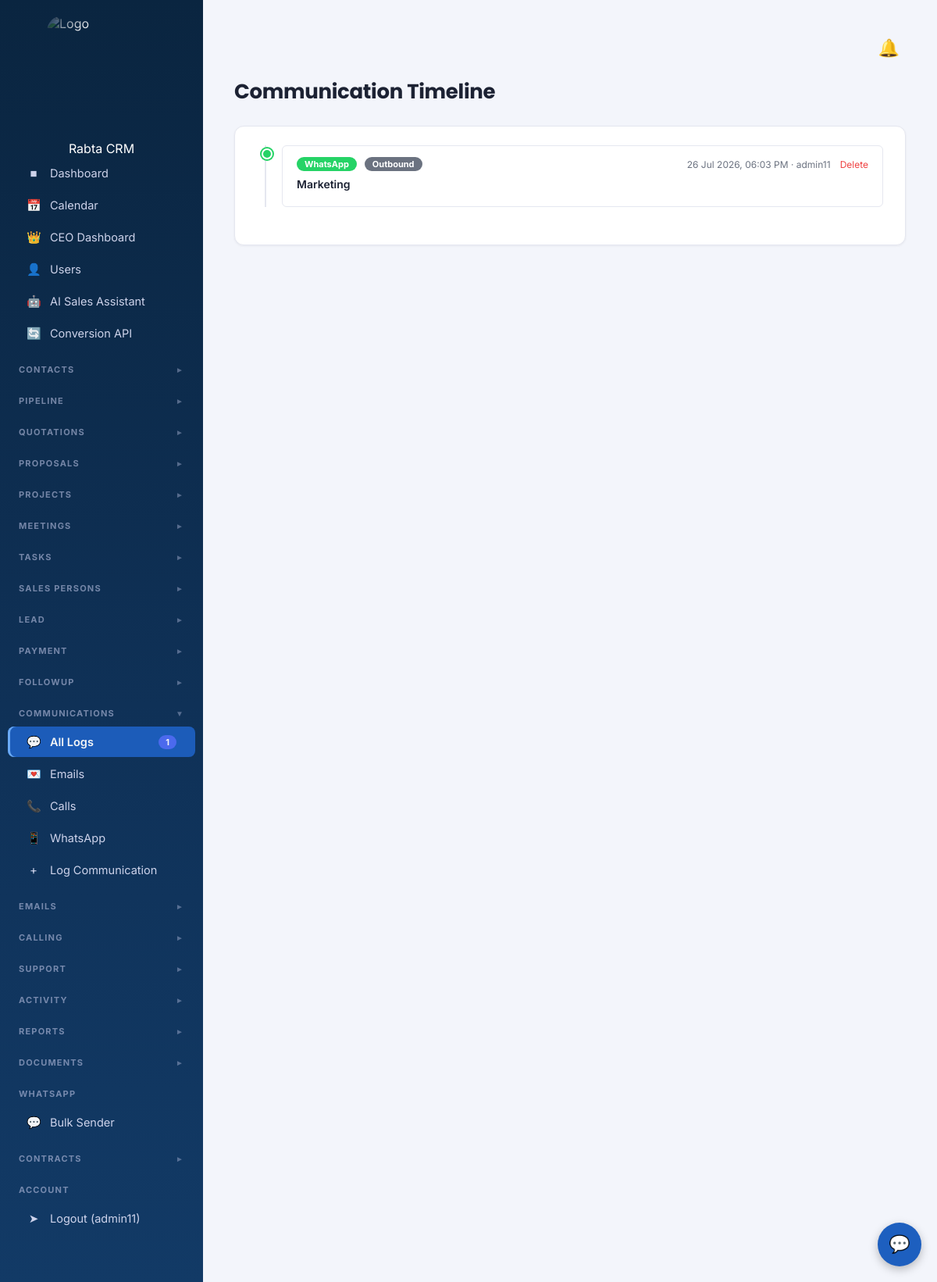
Page /communications/timeline/ (signed in) on the committed database.
### leads/models.py (models this page shows, shortened)
class CommunicationLog(models.Model):
    comm_type = models.CharField(max_length=20, choices=COMMUNICATION_TYPE_CHOICES, default='note')
    direction = models.CharField(max_length=10, choices=COMMUNICATION_DIRECTION_CHOICES, default='outbound')
    subject = models.CharField(max_length=255, blank=True, null=True)
    body = models.TextField()
    created_by = models.ForeignKey(
        User, on_delete=models.SET_NULL,
        null=True, blank=True, related_name='communications'
    )
    lead = models.ForeignKey(
        Lead, on_delete=models.SET_NULL,
        null=True, blank=True, related_name='communications'
    )
    opportunity = models.ForeignKey(
        Opportunity, on_delete=models.SET_NULL,
        null=True, blank=True, related_name='communications'
    )
    contact = models.ForeignKey(
        Contact, on_delete=models.SET_NULL,
        null=True, blank=True, related_name='communications'
    )
    company = models.ForeignKey(
        Company, on_delete=models.SET_NULL,
        null=True, blank=True, related_name='communications'
    )
    project = models.ForeignKey(
        Project, on_delete=models.SET_NULL,
        null=True, blank=True, related_name='communications'
    )
    created_at = models.DateTimeField(auto_now_add=True)
    class Meta:
        ordering = ['-created_at']

### leads/views.py (the view)
# urls.py: path('communications/timeline/', views.communication_timeline, name='communication_timeline'),
@login_required
def communication_timeline(request):
    logs = CommunicationLog.objects.select_related(
        'created_by', 'lead', 'contact', 'company'
    ).all()
    lead_id = request.GET.get('lead')
    contact_id = request.GET.get('contact')
    company_id = request.GET.get('company')
    opp_id = request.GET.get('opportunity')
    project_id = request.GET.get('project')
    if lead_id:
        logs = logs.filter(lead_id=lead_id)
    if contact_id:
        logs = logs.filter(contact_id=contact_id)
    if company_id:
        logs = logs.filter(company_id=company_id)
    if opp_id:
        logs = logs.filter(opportunity_id=opp_id)
    if project_id:
        logs = logs.filter(project_id=project_id)
    context = {
        'logs': logs,
        'active': 'communications',
        'title': 'Communication Timeline',
        'comm_types': COMMUNICATION_TYPE_CHOICES,
    }
    return render(request, 'leads/communication_timeline.html', context)

### leads/templates/leads/communication_timeline.html (shortened to what this page needs)
{% extends 'leads/base.html' %}
{% block content %}
<h1 class="page-title">{{ title }}</h1>
<div class="card">
    {% if logs %}
    <div class="timeline">
        {% for log in logs %}
        <div class="timeline-item">
            <div class="timeline-dot {{ log.comm_type }}"></div>
            <div class="timeline-card">
                <div class="timeline-card-header">
                    <div style="display:flex; align-items:center; gap:10px;">
                        <span class="comm-type-badge comm-type-{{ log.comm_type }}">
                            {{ log.get_comm_type_display }}
                        </span>
                        <span class="comm-type-badge" style="background:var(--text-muted);">
                            {{ log.get_direction_display }}
                        </span>
                    </div>
                    <div style="display:flex; align-items:center; gap:12px;">
                        <span class="timeline-card-meta">
                            {{ log.created_at|date:"d M Y, h:i A" }}
                            {% if log.created_by %}· {{ log.created_by.username }}{% endif %}
                        </span>
                        <a href="{% url 'communication_delete' log.pk %}"
                           onclick="return confirm('Delete?')"
                           style="font-size:12px; color:var(--red);">Delete</a>
                    </div>
                </div>
                {% if log.subject %}
                <div class="timeline-card-subject">{{ log.subject }}</div>
                {% endif %}
            </div>
        </div>
        {% endfor %}
    </div>
    {% else %}
    <div class="empty-state">No communication history yet.</div>
    {% endif %}
</div>
{% endblock %}

### leads/templates/leads/base.html (shortened to what this page needs)
{% load custom_filters %}
{% load static %}
<!DOCTYPE html>
<html lang="en">
<head>
<link rel="stylesheet" href="{% static 'css/style.css' %}">
</head>
<body>
<div class="app" id="appRoot">
    <aside class="sidebar">
        <div class="brand" style="display:flex; justify-content:center; padding: 20px 0;">
            <div style="
                width: 140px;
                height: 140px;
                border-radius: 20px;
                overflow: hidden;
                -webkit-mask-image: radial-gradient(circle, rgba(0,0,0,1) 55%, rgba(0,0,0,0) 100%);
                mask-image: radial-gradient(circle, rgba(0,0,0,1) 55%, rgba(0,0,0,0) 100%);
            ">
                <img src="{% static 'images/logo1.png' %}"
                    alt="Logo"
                    style="width:100% !important; height:100% !important; object-fit:cover !important; display:block !important;">
            </div>
        </div>
         <div class="brand" style="text-align: center;">Rabta CRM</div>
        <nav>
            <a href="{% url 'dashboard' %}" class="{% if active == 'dashboard' %}active{% endif %}">
                <span class="left"><span class="icon">&#9632;</span> Dashboard</span>
            </a>
            <a href="{% url 'calendar_view' %}" class="{% if active == 'calendar' %}active{% endif %}">
                <span class="left"><span class="icon">&#128197;</span> Calendar</span>
            </a>
            {% if '*' in allowed_sections or user.profile.role == 'ceo' %}
            {% if '*' in allowed_sections or 'ceo_dashboard' in allowed_sections %}
            <a href="{% url 'ceo_dashboard' %}" class="{% if active == 'ceo_dashboard' %}active{% endif %}">
                <span class="left"><span class="icon">👑</span> CEO Dashboard</span>
            </a>
            {% endif %}
            {% if user.is_superuser or user.profile.role == 'admin' %}
            <a href="{% url 'user_list' %}" class="{% if active == 'users' %}active{% endif %}">
                <span class="left"><span class="icon">&#128100;</span> Users</span>
            </a>
            {% endif %}
            {% endif %}
            {% if user.is_superuser or 'leads' in allowed_sections or '*' in allowed_sections %}
            <a href="{% url 'salesai:dashboard' %}" class="{% if active == 'salesai' %}active{% endif %}">
                <span class="left"><span class="icon">&#129302;</span> AI Sales Assistant</span>
            </a>
            {% endif %}
            {% if user.is_superuser or user.profile.role == 'admin' or user.profile.role == 'ceo' %}
            <a href="{% url 'capi:dashboard' %}" class="{% if active == 'capi' %}active{% endif %}">
                <span class="left"><span class="icon">&#128260;</span> Conversion API</span>
            </a>
            {% endif %}
        </nav>
{% if '*' in allowed_sections or 'contacts' in allowed_sections %}
        <div class="section-label dropdown-toggle" onclick="toggleSection('contacts')">
            CONTACTS
            <span class="arrow" id="arrow-contacts">&#9658;</span>
        </div>
{% endif %}
{% if '*' in allowed_sections or 'pipeline' in allowed_sections %}
        <div class="section-label dropdown-toggle" onclick="toggleSection('pipeline')">
            PIPELINE
            <span class="arrow" id="arrow-pipeline">&#9660;</span>
        </div>
{% endif %}
{% if '*' in allowed_sections or 'quotations' in allowed_sections %}
        <div class="section-label dropdown-toggle" onclick="toggleSection('quotations')">
            QUOTATIONS
            <span class="arrow" id="arrow-quotations">&#9660;</span>
        </div>
{% endif %}
{% if '*' in allowed_sections or 'quotations' in allowed_sections %}
<div class="section-label dropdown-toggle" onclick="toggleSection('proposals')">
    PROPOSALS <span class="arrow" id="arrow-proposals">&#9658;</span>
</div>
{% endif %}
{% if '*' in allowed_sections or 'projects' in allowed_sections %}
        <div class="section-label dropdown-toggle" onclick="toggleSection('projects')">
            PROJECTS
            <span class="arrow" id="arrow-projects">&#9660;</span>
        </div>
{% endif %}
{% if '*' in allowed_sections or 'meetings' in allowed_sections %}
        <div class="section-label dropdown-toggle" onclick="toggleSection('meetings')">
            MEETINGS
            <span class="arrow" id="arrow-meetings">&#9660;</span>
        </div>
{% endif %}
{% if '*' in allowed_sections or 'tasks' in allowed_sections %}
        <div class="section-label dropdown-toggle" onclick="toggleSection('tasks')">
            TASKS
            <span class="arrow" id="arrow-tasks">&#9660;</span>
        </div>
{% endif %}
{% if '*' in allowed_sections or 'salespersons' in allowed_sections %}
        <div class="section-label dropdown-toggle" onclick="toggleSection('salespersons')">
            SALES PERSONS
            <span class="arrow" id="arrow-salespersons">&#9658;</span>
        </div>
{% endif %}
{% if '*' in allowed_sections or 'leads' in allowed_sections %}
        <div class="section-label dropdown-toggle" onclick="toggleSection('lead')">
            LEAD
            <span class="arrow" id="arrow-lead">&#9658;</span>
        </div>
{% endif %}
{% if '*' in allowed_sections or 'payments' in allowed_sections %}
        <div class="section-label dropdown-toggle" onclick="toggleSection('payment')">
            PAYMENT
            <span class="arrow" id="arrow-payment">&#9660;</span>
        </div>
{% endif %}
{% if '*' in allowed_sections or 'followups' in allowed_sections %}
        <div class="section-label dropdown-toggle" onclick="toggleSection('followup')">
            FOLLOWUP
            <span class="arrow" id="arrow-followup">&#9660;</span>
        </div>
{% endif %}
{% if '*' in allowed_sections or 'communications' in allowed_sections %}
        <div class="section-label dropdown-toggle" onclick="toggleSection('communications')">
            COMMUNICATIONS
            <span class="arrow" id="arrow-communications">&#9660;</span>
        </div>
        <nav class="dropdown-section" id="section-communications">
            <a href="{% url 'communication_list' %}" class="{% if active == 'communications' %}active{% endif %}">
                <span class="left"><span class="icon">&#128172;</span> All Logs</span>
                <span class="badge badge-blue">{{ sidebar_counts.communications }}</span>
            </a>
            <a href="{% url 'communication_list' %}?type=email">
                <span class="left"><span class="icon">&#128140;</span> Emails</span>
            </a>
            <a href="{% url 'communication_list' %}?type=call">
                <span class="left"><span class="icon">&#128222;</span> Calls</span>
            </a>
            <a href="{% url 'communication_list' %}?type=whatsapp">
                <span class="left"><span class="icon">&#128241;</span> WhatsApp</span>
            </a>
            <a href="{% url 'communication_create' %}">
                <span class="left"><span class="icon">&#43;</span> Log Communication</span>
            </a>
        </nav>
{% endif %}
{% if '*' in allowed_sections or 'emails' in allowed_sections %}
        <div class="section-label dropdown-toggle" onclick="toggleSection('emails')">
            EMAILS
            <span class="arrow" id="arrow-emails">&#9658;</span>
        </div>
{% endif %}
{% if '*' in allowed_sections or 'calling' in allowed_sections %}
        <div class="section-label dropdown-toggle" onclick="toggleSection('calling')">
            CALLING
            <span class="arrow" id="arrow-calling">&#9658;</span>
        </div>
{% endif %}
{% if '*' in allowed_sections or 'support' in allowed_sections %}
        <div class="section-label dropdown-toggle" onclick="toggleSection('support')">
            SUPPORT
            <span class="arrow" id="arrow-support">&#9660;</span>
        </div>
{% endif %}
{% if '*' in allowed_sections or 'activity' in allowed_sections %}
        <div class="section-label dropdown-toggle" onclick="toggleSection('activity')">
            ACTIVITY
            <span class="arrow" id="arrow-activity">&#9660;</span>
        </div>
{% endif %}
{% if '*' in allowed_sections or 'reports' in allowed_sections %}
        <div class="section-label dropdown-toggle" onclick="toggleSection('reports')">
            REPORTS
            <span class="arrow" id="arrow-reports">&#9660;</span>
        </div>
{% endif %}
{% if '*' in allowed_sections or 'documents' in allowed_sections %}
        <div class="section-label dropdown-toggle" onclick="toggleSection('documents')">
            DOCUMENTS
            <span class="arrow" id="arrow-documents">&#9658;</span>
        </div>
{% endif %}
{% if '*' in allowed_sections %}
<div class="section-label">WHATSAPP</div>
<nav>
    <a href="{% url 'bulk_whatsapp_sender' %}"
       class="{% if active == 'bulk_whatsapp' %}active{% endif %}">
        <span class="left"><span class="icon">&#128172;</span> Bulk Sender</span>
    </a>
</nav>
{% endif %}
{% if '*' in allowed_sections or 'contracts' in allowed_sections %}
        <div class="section-label dropdown-toggle" onclick="toggleSection('contracts')">
            CONTRACTS
            <span class="arrow" id="arrow-contracts">&#9658;</span>
        </div>
{% endif %}
        {% if user.is_authenticated %}
        <div class="section-label">ACCOUNT</div>
        <nav>
            <a href="{% url 'logout' %}">
                <span class="left"><span class="icon">&#10148;</span> Logout ({{ user.username }})</span>
            </a>
        </nav>
        {% endif %}
    </aside>
    <main class="main">
        <div class="topbar">
            <a href="{% url 'notification_list' %}" class="notif-bell">
                &#128276;
            </a>
        </div>
        {% block content %}{% endblock %}
    </main>
</div>
<div id="assistant-widget">
    <button id="assistant-toggle">💬</button>
</div>
</body>
</html>

### rows in the picture
CommunicationLog: comm_type "WhatsApp", direction "Outbound", created_at "26 Jul 2026, 06:03 PM", created_by.username "admin11", subject "Marketing"

### other values in the picture
{{ sidebar_counts.communications }} "1"
{{ user.username }} "admin11"
{{ title }} "Communication Timeline"
